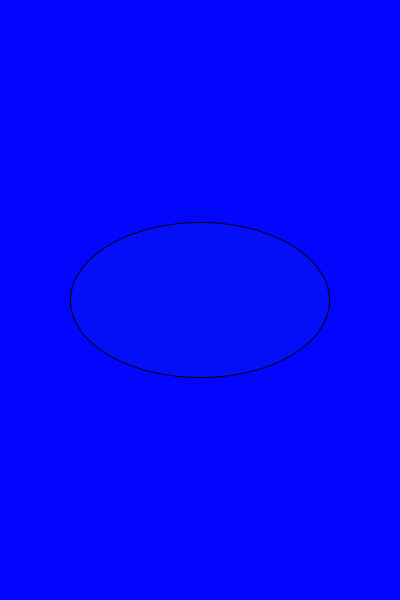
Frame 1 (no input)
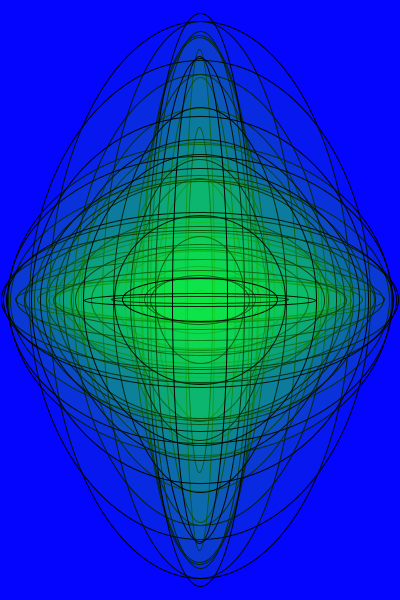
Frame 60 (the mouse pressed at the canvas centre just before this capture)
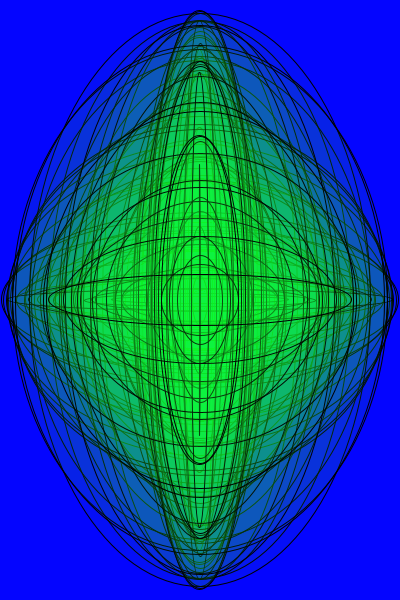
Frame 120 (the mouse held since frame 60 and released just before this capture)

The Processing sketch that drew these frames (run headless with seeded random() and noise(); from frame 60 on, the mouse is pressed at the canvas centre):

// Processing sketch: processing_62002
// ── processing_62002.pde

void setup ()
{
  size (400, 600 ) ;
  background (4, 5, 255) ;
  smooth () ;
  frameRate (10) ;
}

void draw ()
{
  fill (25, 250, 45, 10) ;
  ellipse(width/2 , height/2, random (width), random (height) );
  fill (0, random (255), random (255)) ;
  ellipse (mouseX, mouseY, 0, 0 ) ;
   fill( random(255), random(255), random(255), random (255) );
  
 }
